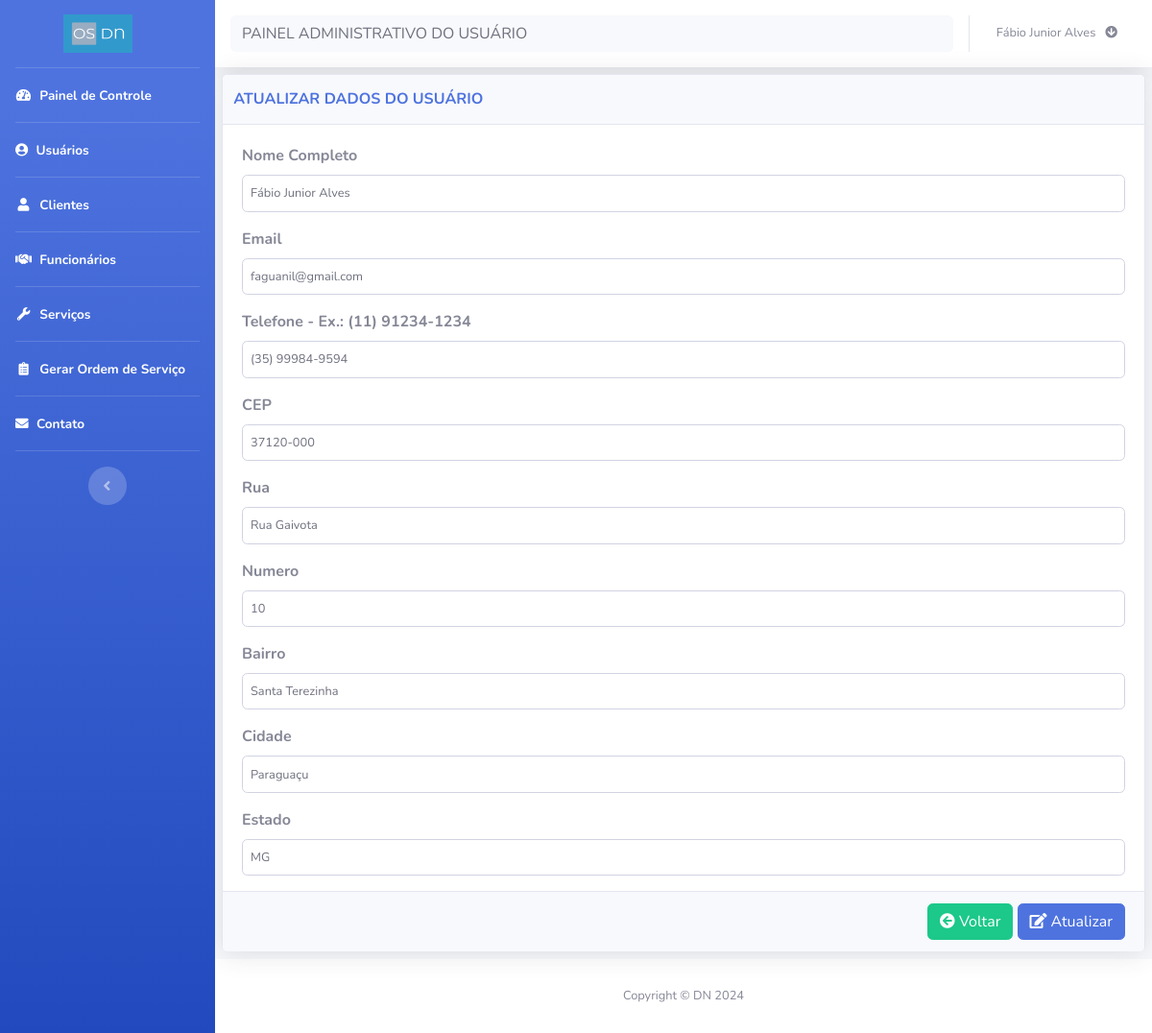
The page /editar_perfil_usuario.php (signed in) on the database its author committed.
### tables this page shows
CREATE TABLE `usuario` (
  `cod` int(11) NOT NULL,
  `nome` varchar(100) NOT NULL,
  `email` varchar(100) NOT NULL,
  `telefone` varchar(100) NOT NULL,
  `senha` varchar(100) NOT NULL,
  `cep` varchar(10) NOT NULL,
  `endereco` varchar(100) NOT NULL,
  `numero` varchar(11) NOT NULL,
  `bairro` varchar(100) NOT NULL,
  `cidade` varchar(100) NOT NULL,
  `estado` varchar(2) NOT NULL,
  `status` int(11) NOT NULL,
  `perfil` int(11) NOT NULL,
  `data` date NOT NULL
);

### bd/bd_usuario.php (called while the page is built, shortened)
<?php
function buscaUsuarioeditar($codigo){
  $conexao = conecta_db();
  $query = "SELECT *
            FROM usuario
            WHERE cod='$codigo'";
  $resultado = mysqli_query($conexao,$query);
  $dados = mysqli_fetch_array($resultado);
  return $dados;
}
?>

### editar_perfil_usuario.php (the view, shortened to what this page needs)
<?php
require_once('header.php');
require_once('sidebar.php');
require_once ("bd/bd_usuario.php");
$dados = buscaUsuarioeditar($_SESSION['cod_usu']);
$nome = $dados["nome"];
$email = $dados["email"];
$telefone = $dados["telefone"];
$cep = $dados["cep"];
$endereco = $dados["endereco"];
$numero = $dados["numero"];
$bairro = $dados["bairro"];
$cidade = $dados["cidade"];
$estado = $dados["estado"];
?>
<div id="content">
    <?php require_once('navbar.php');?>
    <div class="container-fluid">
        <div class="card shadow mb-2">
            <div class="card-header py-3">
                <div class="row">
                    <div class="col-md-8">
                        <h6 class="m-0 font-weight-bold text-primary" id="title">ATUALIZAR DADOS DO USUÁRIO</h6>
                    </div>
                </div>
            </div>
            <div class="card-body">
                <form class="user" action="editar_perfil_usuario_envia.php" method="post">
                        <div class="form-group">
                            <label> Nome Completo </label>
                            <input type="text" class="form-control form-control-user" id="nome" name="nome" value="<?= $nome ?>"required>
                        </div>
                        <div class="form-group">
                            <label> Email </label>
                            <input type="email" class="form-control form-control-user" id="email" name="email" value="<?= $email ?>"required>
                        </div>
                        <div class="form-group">
                            <label> Telefone - Ex.: (11) 91234-1234 </label>
                            <input type="tel" class="form-control form-control-user" id="telefone" name="telefone" value="<?=$telefone ?>"maxlength="15" placeholder="(xx)xxxxx-xxxx" required >
                        </div>
                        <div class="form-group">
                            <label> CEP </label>
                            <input type="text" class="form-control form-control-user" id="cep" name="cep" value="<?= $cep ?>"required>
                        </div>
                        <div class="form-group">
                            <label> Rua </label>
                            <input type="text" class="form-control form-control-user" id="endereco" name="endereco" value="<?= $endereco ?>"required>
                        </div>
                        <div class="form-group">
                            <label> Numero </label>
                            <input type="number" class="form-control form-control-user" id="numero" name="numero" value="<?= $numero ?>"required>
                        </div>
                        <div class="form-group">
                            <label> Bairro </label>
                            <input type="text" class="form-control form-control-user" id="bairro" name="bairro" value="<?= $bairro ?>"required>
                        </div>
                        <div class="form-group">
                            <label> Cidade </label>
                            <input type="text" class="form-control form-control-user" id="cidade" name="cidade" value="<?= $cidade ?>"required>
                        </div>
                        <div class="form-group">
                            <label> Estado </label>
                            <input type="text" class="form-control form-control-user" id="estado" name="estado" value="<?= $estado ?>"required>
                        </div>
                    <div class="card-footer text-muted" id="btn-form">
                        <div class=text-right>
                            <a title="Voltar" href="home.php"><button type="button" class="btn btn-success"><i class="fas fa-arrow-circle-left"></i>&nbsp;</i>Voltar</button></a>
                            <a title="Atualizar"><button type="submit" name="updatebtn" class="btn btn-primary uptadebtn"><i class="fas fa-edit">&nbsp;</i>Atualizar</button> </a>
                        </div>
                    </div>
                </form>
            </div>
        </div>
    </div>
</div>
<?php
require_once('footer.php');
?>

### rows shown on the page
usuario: nome "Fábio Junior Alves", email "faguanil@gmail.com", telefone "(35) 99984-9594", cep "37120-000", endereco "Rua Gaivota", numero "10", bairro "Santa Terezinha", cidade "Paraguaçu", estado "MG"

### other values the page prints
$_SESSION['nome_usu'] "Fábio Junior Alves"
